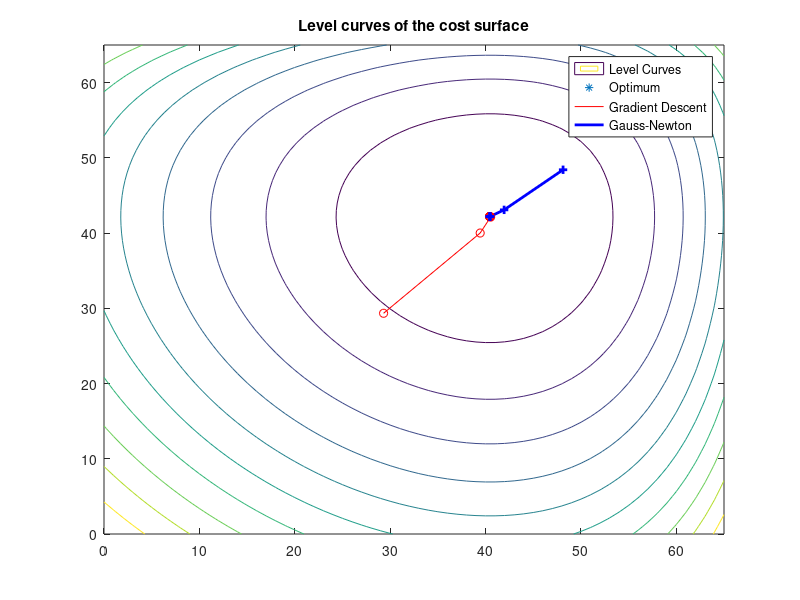
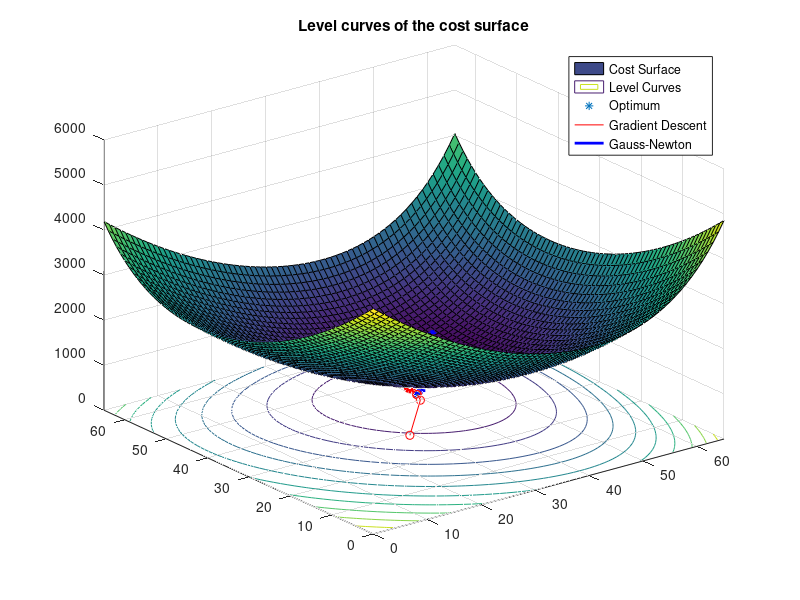
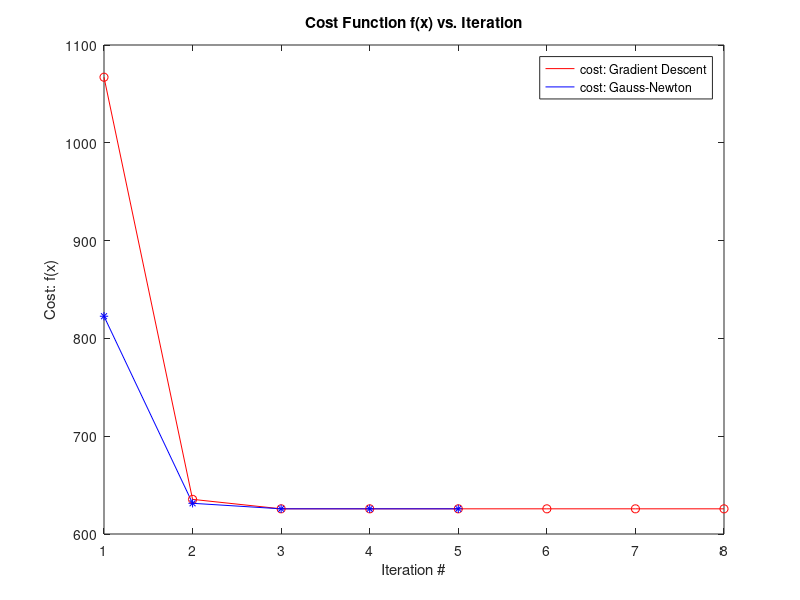

These charts were generated, in order, by the following MATLAB code: (Note: this script raises an error after producing the figures.)
function optimization_demo()   

% Problem to be Solved:
% This problem asks you to implement the two nonlinear minimization 
% methods we discussed in class.
% (i) Write a Matlab script that implements gradient descent with a 
%     constant preselected stepsize. Use the function below.
% (ii) Write a Matlab script the implements the pure Newton iteration. Use 
%      the same function as above to test your function. 
% How many iterations does each method take?
% 
% Function:
% f(x) = 3*exp(0.1*x_1)+(x_1-50)^2+2*x_1+2*exp(0.1*x_2)+(x_2-50)^2+2*x_2+1
% 
% Solution:                                                             
% This MATLAB script performs both Gradient Descent and Newton optimization
% of the function: 


% Start of script.
%-------------------------------------------------------------------------%
close all;                   	% close all figures
clearvars; clearvars -global;	% clear all variables
clc;                         	% clear the command terminal
format shortG;                 	% pick the most compact numeric display
format compact;                	% suppress excess blank lines


%-------------------------------------------------------------------------%
%                           User defines section
%-------------------------------------------------------------------------%

tol     = 1e-5; % tolerance for convergence
t_gd	= 0.3; % NOTE: 0.3 appears to be nearly optimal for this f(x)
t_n     = 1.0;

%-------------------------------------------------------------------------%
%                          END user defines section
%-------------------------------------------------------------------------%


% Gradient Descent Optimization.
%-------------------------------------------------------------------------%
% initialize
ii = 0;
x_ii = zeros(2,1);
x_gd_inc = zeros(10,2);
f_gd_inc = zeros(10,1);

% infinite loop
while 1
    % compute the Jacobian
    J = J_opt(x_ii);

    % check stopping criteria
    if ( ((J'*J)^0.5) < tol )
        % terminate while loop
        ii = ii+1;
        break;
    else
        % compute update
        dx = -J;
        x_ii = x_ii + t_gd*dx;
        ii = ii+1;
        x_gd_inc(ii,:) = x_ii';
        f_gd_inc(ii,1) = f_opt(x_ii);
    end
end

% compute final results
f_gd = f_opt(x_ii);
x_gd = x_ii;
ii_gd = ii;

% collapse inc
x_gd_inc = x_gd_inc(1:ii-1,:);
f_gd_inc = f_gd_inc(1:ii-1,:);


% Newton Optimization.
%-------------------------------------------------------------------------%
% initialize
ii = 0;
x_ii = zeros(2,1);
x_n_inc = zeros(10,2);
f_n_inc = zeros(10,1);

% infinite loop
while 1
    % compute the Jacobian
    J = J_opt(x_ii);
    
    % compute the Hessian
    H = H_opt(x_ii);
    
    % check stopping criteria
    if ( ((J'*J)^0.5) < tol )
        % terminate while loop
        ii = ii+1;
        break;
    else
        % compute update
        dx = -inv(H)*J;
        x_ii = x_ii + t_n*dx;
        ii = ii+1;
        x_n_inc(ii,:) = x_ii';
        f_n_inc(ii,1) = f_opt(x_ii);
    end
end

% compute final results
f_n = f_opt(x_ii);
x_n = x_ii;
ii_n = ii;

% collapse inc
x_n_inc = x_n_inc(1:ii-1,:);
f_n_inc = f_n_inc(1:ii-1,:);


% Plot the function as a "cost surface" with "level curves"
%-------------------------------------------------------------------------%
[X,Y] = meshgrid(0:1:65,0:1:65);
Z = 3.*exp(0.1.*X) + ((X-50).^2) + 2.*X + 2.*exp(0.1.*Y) + ((Y-50).^2) + 2.*Y+1;

figure(1);
contour(X,Y,Z);
hold on;
plot(x_gd(1),x_gd(2),'*');
plot(x_gd_inc(:,1),x_gd_inc(:,2),'-r',x_n_inc(:,1),x_n_inc(:,2),'-b','LineWidth',2);
plot(x_gd_inc(:,1),x_gd_inc(:,2),'or',x_n_inc(:,1),x_n_inc(:,2),'+b','LineWidth',2);
legend('Level Curves','Optimum','Gradient Descent','Gauss-Newton')
title('Level curves of the cost surface')
hold off;

figure(2);
surf(X,Y,Z);
hold on;
contour(X,Y,Z);
plot(x_gd(1),x_gd(2),'*');
plot(x_gd_inc(:,1),x_gd_inc(:,2),'-r',x_n_inc(:,1),x_n_inc(:,2),'-b','LineWidth',2);
plot(x_gd_inc(:,1),x_gd_inc(:,2),'or',x_n_inc(:,1),x_n_inc(:,2),'+b','LineWidth',2);
plot3(x_gd_inc(:,1),x_gd_inc(:,2),f_gd_inc,'-r','LineWidth',3);
plot3(x_gd_inc(:,1),x_gd_inc(:,2),f_gd_inc,'or','LineWidth',3);
plot3(x_n_inc(:,1),x_n_inc(:,2),f_n_inc,'-b','LineWidth',3);
plot3(x_n_inc(:,1),x_n_inc(:,2),f_n_inc,'+b','LineWidth',3);
legend('Cost Surface','Level Curves','Optimum','Gradient Descent','Gauss-Newton')
title('Level curves of the cost surface')
hold off;

figure(3);
plot([1:length(f_gd_inc)]',f_gd_inc,'r', [1:length(f_n_inc)]',f_n_inc,'b',...
    [1:length(f_gd_inc)]',f_gd_inc,'or', [1:length(f_n_inc)]',f_n_inc,'*b');
legend('cost: Gradient Descent','cost: Gauss-Newton');
title('Cost Function f(x) vs. Iteration');
xlabel('Iteration #');
ylabel('Cost: f(x)');



% Display the results.
%-------------------------------------------------------------------------%
fprintf(1,'Optimization Results:\n');
fprintf(1,'=====================\n\n');

fprintf(1,'Gradient Descent:\n');
fprintf(1,'f(x) = %8.3f\n',f_gd);
fprintf(1,'x(1) = %8.3f\n',x_gd(1));
fprintf(1,'x(2) = %8.3f\n',x_gd(2));
fprintf(1,'# iter = %2.0f.\n\n',ii_gd);

fprintf(1,'Newton:\n');
fprintf(1,'f(x) = %8.3f\n',f_n);
fprintf(1,'x(1) = %8.3f\n',x_n(1));
fprintf(1,'x(2) = %8.3f\n',x_n(2));
fprintf(1,'# iter = %2.0f.\n\n',ii_n);

dock_all_figures;

% Subfunctions.
%-------------------------------------------------------------------------%
% f(x)
function f_out = f_opt(x_in)
f_out = 3*exp(0.1*x_in(1)) + ((x_in(1)-50)^2) + 2*x_in(1) + ...
    2*exp(0.1*x_in(2)) + ((x_in(2)-50)^2) + 2*x_in(2)+1;

% Jacobian of f(x)
function J_out = J_opt(x_in)
J_out = zeros(2,1);
J_out(1,1) = 0.3*exp(0.1*x_in(1)) + 2*(x_in(1)-50) + 2;
J_out(2,1) = 0.2*exp(0.1*x_in(2)) + 2*(x_in(2)-50) + 2;

% Hessian of f(x)
function H_out = H_opt(x_in)
H_out = zeros(2,2);
H_out(1,1) = 0.03*exp(0.1*x_in(1)) + 2; 
H_out(2,2) = 0.02*exp(0.1*x_in(2)) + 2;












